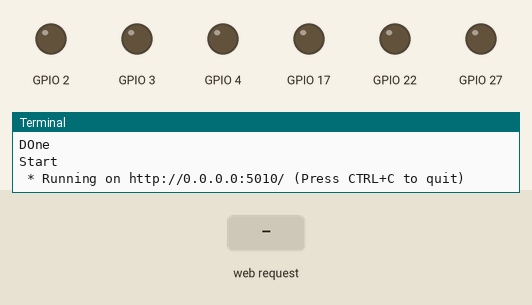
A program run on a simulated Raspberry Pi (BCM pin numbers). On the bench: output pins drawn as LEDs (lit = HIGH), the last lines printed to the terminal. Inputs (shaded band) come from the test bench. The clock reads 2024-03-15 10:24:30 at power-on unless the program sets it.

Above: at 1.2 s.
1.3 s: HTTP request for /left_side received
At 2.5 s:
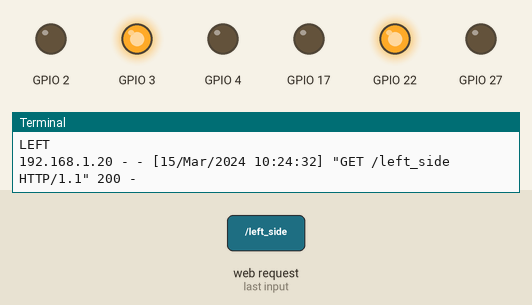
3.5 s: HTTP request for /right_side received
At 4.0 s:
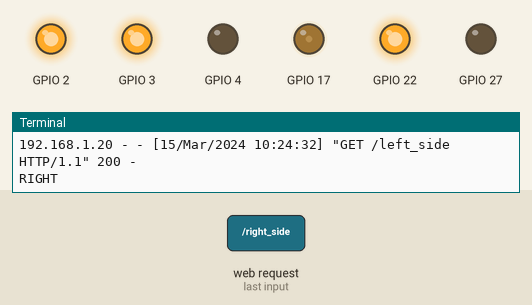
5.7 s: HTTP request for /up_side received
At 6.2 s:
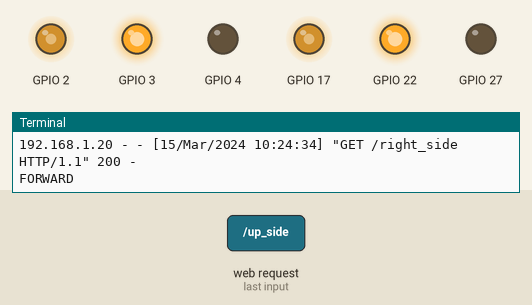
7.9 s: HTTP request for /down_side received
At 9.8 s:
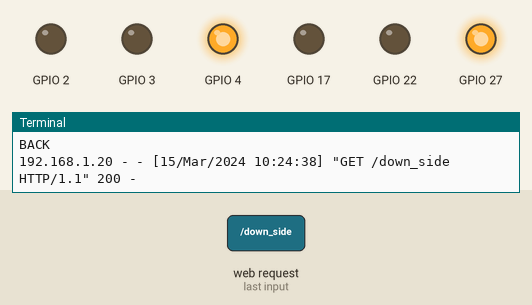
10.1 s: HTTP request for /left_side received
At 10.6 s:
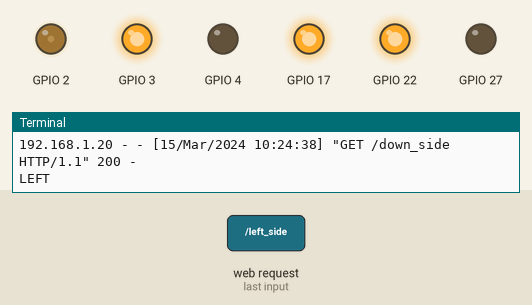
Timing chart, 0 to 13.1 s (numbered marks = the images above; inputs shaded):
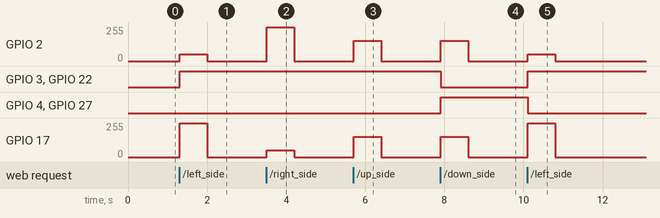

Measured:
- after the input at 1.3 s, GPIO 2: 0/255 → 51/255 at once, → 0/255 0.70 s later; GPIO 3, GPIO 22: LOW → HIGH at once; GPIO 17: 0/255 → 255/255 at once, → 0/255 0.70 s later
- after the input at 3.5 s, GPIO 2: 0/255 → 255/255 at once, → 0/255 0.70 s later; GPIO 17: 0/255 → 51/255 at once, → 0/255 0.70 s later
- after the input at 5.7 s, GPIO 2, GPIO 17: 0/255 → 153/255 at once, → 0/255 0.70 s later
- after the input at 7.9 s, GPIO 2, GPIO 17: 0/255 → 153/255 at once, → 0/255 0.70 s later; GPIO 3, GPIO 22: HIGH → LOW at once; GPIO 4, GPIO 27: LOW → HIGH at once
- after the input at 10.1 s, GPIO 2: 0/255 → 51/255 at once, → 0/255 0.70 s later; GPIO 3, GPIO 22: LOW → HIGH at once; GPIO 4, GPIO 27: HIGH → LOW at once; GPIO 17: 0/255 → 255/255 at once, → 0/255 0.70 s later

The program:

main.py
```python
from flask import Flask
from motor_driver import Motor
from flask import render_template, request
from time import sleep

import RPi.GPIO as GPIO

import time

motor = Motor(17,22,27,2,3,4)

app = Flask(__name__)

GPIO.setwarnings(False)

GPIO.setmode(GPIO.BCM)

print "DOne"


a=1

@app.route("/")

def index():

    return render_template('index.html')


@app.route('/left_side')

def left_side():

    data1="LEFT"
    print "LEFT"
    motor.move(0.6,-0.4,0.2)
    sleep(0.5)
    motor.stop(0.1)

    return 'true'


@app.route('/right_side')

def right_side():

    data1="RIGHT"
    print "RIGHT"
    motor.move(0.6,0.4,0.2)
    sleep(0.5)
    motor.stop(0.1)

    return 'true'


@app.route('/up_side')

def up_side():

    data1="FORWARD"
    print "FORWARD"
    motor.move(0.6,0,0.2)
    sleep(0.5)
    motor.stop(0.1)

    return 'true'


@app.route('/down_side')

def down_side():

    data1="BACK"
    print "BACK"
    motor.move(-0.6,0,0.2)
    sleep(0.5)
    motor.stop(0.1)

    return 'true'


#@app.route('/stop')

def stop():

    data1="STOP"
    motor.stop(0.1)

    return  'true'


if __name__ == "__main__":
    print "Start"

    app.run(host='0.0.0.0',port=5010)
```

motor_driver.py
```python
import RPi.GPIO as GPIO
from time import sleep
GPIO.setmode(GPIO.BCM)
GPIO.setwarnings(False)

class Motor():
    def __init__(self,EnaA,In1A,In2A,EnaB,In1B,In2B):
        self.EnaA = EnaA
        self.In1A = In1A
        self.In2A = In2A
        self.EnaB = EnaB
        self.In1B = In1B
        self.In2B = In2B
        GPIO.setup(self.EnaA,GPIO.OUT)
        GPIO.setup(self.In1A,GPIO.OUT)
        GPIO.setup(self.In2A,GPIO.OUT)
        GPIO.setup(self.EnaB,GPIO.OUT)
        GPIO.setup(self.In1B,GPIO.OUT)
        GPIO.setup(self.In2B,GPIO.OUT)
        self.pwmA = GPIO.PWM(self.EnaA,100)
        self.pwmA.start(0)
        self.pwmB = GPIO.PWM(self.EnaB,100)
        self.pwmB.start(0)

    def move(self,speed=0.5,turn=0,t=0):
        speed *= 100
        turn *= 100
        Leftspeed = speed - turn
        Rightspeed = speed + turn

        if Leftspeed >100: Leftspeed = 100
        elif Leftspeed <-100: Leftspeed = -100
        if Rightspeed >100: Rightspeed = 100
        elif Rightspeed <-100: Rightspeed =-100

        self.pwmA.ChangeDutyCycle(abs(Leftspeed))
        self.pwmB.ChangeDutyCycle(abs(Rightspeed))

        if Leftspeed>0:
            GPIO.output(self.In1A,GPIO.HIGH)
            GPIO.output(self.In2A,GPIO.LOW)
        else :
            GPIO.output(self.In1A,GPIO.LOW)
            GPIO.output(self.In2A,GPIO.HIGH)

        if Rightspeed>0:
            GPIO.output(self.In1B,GPIO.HIGH)
            GPIO.output(self.In2B,GPIO.LOW)
        else :
            GPIO.output(self.In1B,GPIO.LOW)
            GPIO.output(self.In2B,GPIO.HIGH)

        sleep(t)

    def stop(self,t=0):
        self.pwmA.ChangeDutyCycle(0)
        self.pwmB.ChangeDutyCycle(0)
        sleep(t)

def main():
    #motor1.move(0.6,0,0.1)
    print("moving forward")
    motor1.move(0.2,0,10)
    motor1.stop(2)
    print("moving backward")
    motor1.move(-0.6,0,10)
    motor1.stop(2)
    print("turning")
    motor1.move(0.6,-0.4,5)
    motor1.stop(2)
    print("motors are Ready")

if __name__ == '__main__':
    motor1 = Motor(17,22,27,2,3,4)
    main()
    
```
